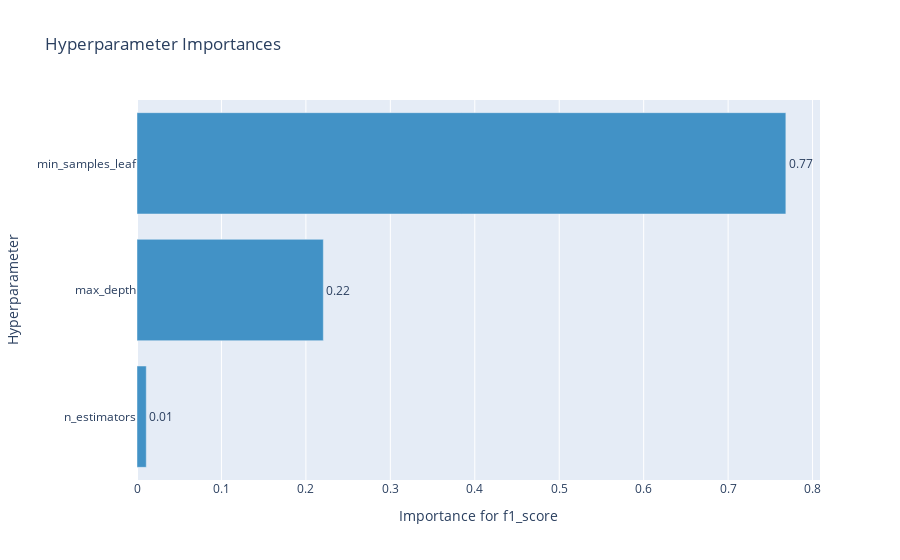

This figure's notebook cell:
### Markdown cell above
График важности гиперпараметров - помогает понять, какие гиперпараметры вносят больший вклад в минимизацию/максимизацию метрики.

### Code cell
optuna.visualization.plot_param_importances(study, target_name="f1_score")

### Figure 1 — Plotly figure (JSON) as saved in the notebook; plotly's stock layout.template omitted (floating-point values rounded to 4 significant figures)
{"data": [{"cliponaxis": false, "hovertemplate": ["n_estimators (IntDistribution): 0.010972556484565486<extra></extra>", "max_depth (IntDistribution): 0.22065145442683332<extra></extra>", "min_samples_leaf (IntDistribution): 0.7683759890886013<extra></extra>"], "marker": {"color": "rgb(66,146,198)"}, "orientation": "h", "text": ["0.01", "0.22", "0.77"], "textposition": "outside", "type": "bar", "x": [0.01097, 0.2207, 0.7684], "y": ["n_estimators", "max_depth", "min_samples_leaf"]}], "layout": {"showlegend": false, "title": {"text": "Hyperparameter Importances"}, "xaxis": {"title": {"text": "Importance for f1_score"}}, "yaxis": {"title": {"text": "Hyperparameter"}}}}
